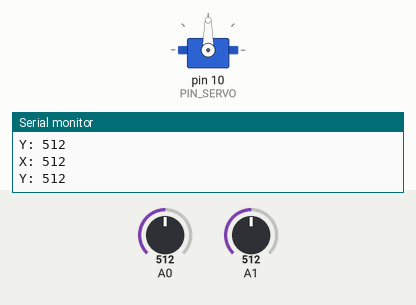
A sketch run on a simulated Arduino Uno, built with avr-gcc and run on an emulated ATmega328P. Shown: servo, the last lines printed to the serial monitor. The inputs (shaded band) are chosen by the test bench; at power-on: A0 = 512, A1 = 512.

Above: at 1.2 s.
1.3 s: A0 set to 716
At 2.4 s:
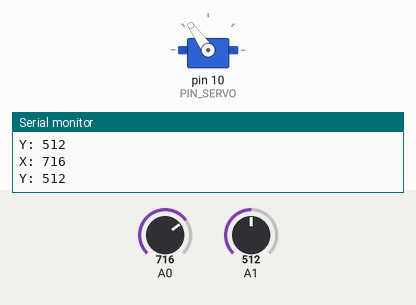
2.8 s: A0 set to 900
At 4.0 s:
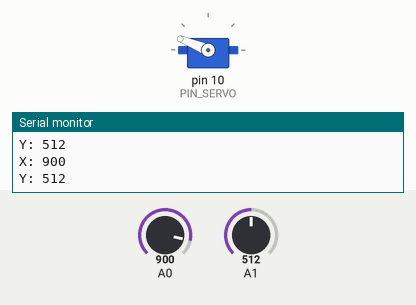
4.3 s: A0 set to 1023
At 5.5 s:
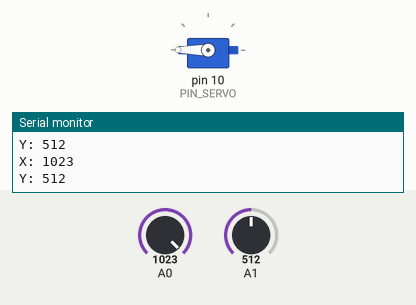
5.8 s: A0 set to 306
At 7.0 s:
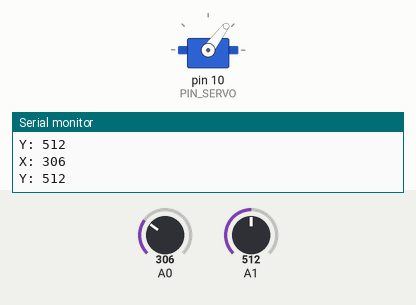
7.3 s: A0 set to 122
At 8.5 s:
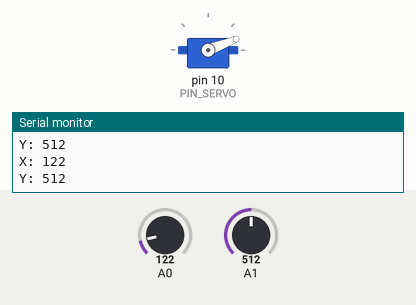
8.8 s: A0 set to 0
At 10.2 s:
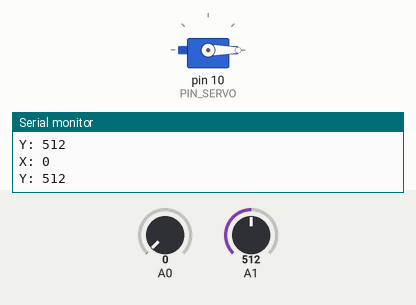
Timing chart, 0 to 11.3 s (numbered marks = the images above; inputs shaded):
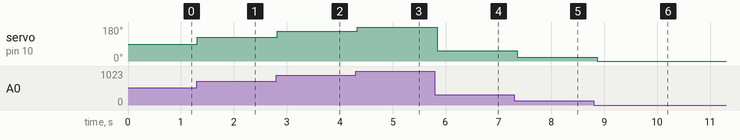

Measured:
- after the input at 1.3 s, servo on pin 10 (PIN_SERVO): 90° → 125° at once
- after the input at 2.8 s, servo on pin 10 (PIN_SERVO): 125° → 158° at once
- after the input at 4.3 s, servo on pin 10 (PIN_SERVO): 158° → 180° at once
- after the input at 5.8 s, servo on pin 10 (PIN_SERVO): 180° → 53° at once
- after the input at 7.3 s, servo on pin 10 (PIN_SERVO): 53° → 21° after 0.05 s
- after the input at 8.8 s, servo on pin 10 (PIN_SERVO): 21° → 0° after 0.07 s

The sketch:

PS2_servo.ino
```cpp
#include <Servo.h>
#define PIN_SERVO 10 //定义舵机控制端口
Servo myservo; //创建一个舵机控制对象
void setup() {
// put your setup code here, to run once:
 Serial.begin(9600); //设置串口波特率，目的是将数据传到电脑串口监控器
myservo.attach(PIN_SERVO); //定义舵机接口 10
}
void loop() {
 // put your main code here, to run repeatedly:
 int x, y, angle;
 x = analogRead(A0);
 y = analogRead(A1);
angle = x / 1023.0 * 180.0;
myservo.write(angle); //设置舵机旋转角度
Serial.print("X: ");
Serial.println(x);
Serial.print("Y: ");
Serial.println(y);
delay(100);
}
```
